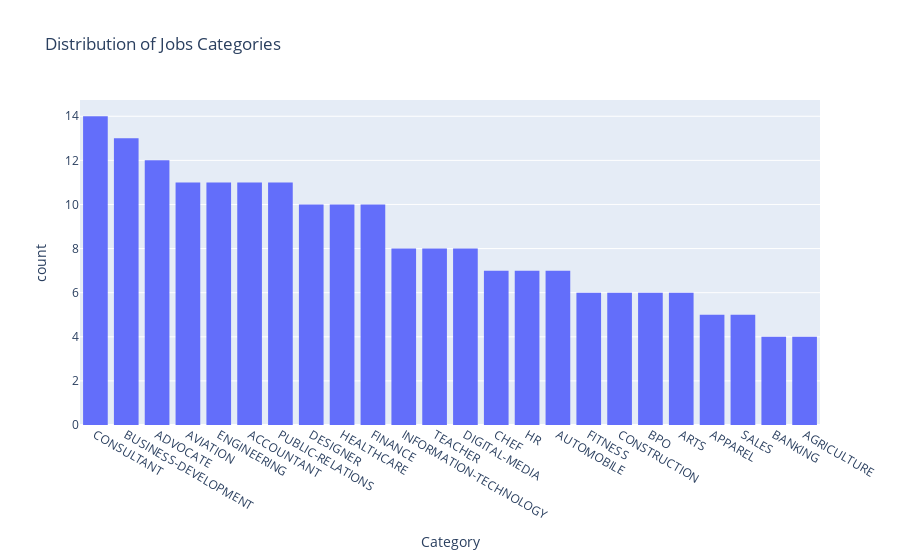

Notebook cell for this chart:
### Markdown cell above
As we can see our random 200 samples contain a variety of job categories. Accountants, Business development, and Advocates are the top categories.

### Code cell
fig = px.histogram(data, x="Category", title="Distribution of Jobs Categories").update_xaxes(categoryorder="total descending")
fig.show()

### Figure 1 — Plotly figure (JSON) as saved in the notebook; plotly's stock layout.template omitted (floating-point values rounded to 4 significant figures; data arrays with more than 128 entries replaced by an {"elided": "..."} marker saying what was removed)
{"data": [{"alignmentgroup": "True", "bingroup": "x", "hovertemplate": "Category=%{x}<br>count=%{y}<extra></extra>", "legendgroup": "", "marker": {"color": "#636efa", "pattern": {"shape": ""}}, "name": "", "offsetgroup": "", "orientation": "v", "showlegend": false, "type": "histogram", "x": {"elided": "200 str values"}, "xaxis": "x", "yaxis": "y"}], "layout": {"barmode": "relative", "legend": {"tracegroupgap": 0}, "title": {"text": "Distribution of Jobs Categories"}, "xaxis": {"anchor": "y", "categoryorder": "total descending", "domain": [0, 1], "title": {"text": "Category"}}, "yaxis": {"anchor": "x", "domain": [0, 1], "title": {"text": "count"}}}}
